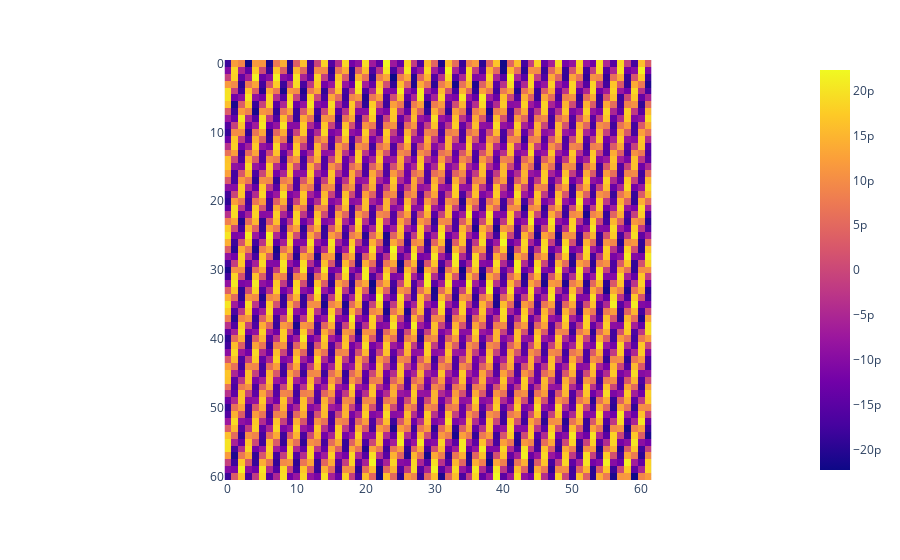

The code cell stored with this chart in its notebook:
### Code cell
px.imshow(np.real(np.fft.fftshift(np.fft.fft2(BdotN))))

### Figure 1 — Plotly figure (JSON) as saved in the notebook; plotly's stock layout.template omitted (floating-point values rounded to 4 significant figures; data arrays with more than 128 entries replaced by an {"elided": "..."} marker saying what was removed)
{"data": [{"coloraxis": "coloraxis", "hovertemplate": "x: %{x}<br>y: %{y}<br>color: %{z}<extra></extra>", "name": "0", "type": "heatmap", "xaxis": "x", "yaxis": "y", "z": {"elided": "61x62 float values"}}], "layout": {"coloraxis": {"colorscale": [[0, "#0d0887"], [0.1111, "#46039f"], [0.2222, "#7201a8"], [0.3333, "#9c179e"], [0.4444, "#bd3786"], [0.5556, "#d8576b"], [0.6667, "#ed7953"], [0.7778, "#fb9f3a"], [0.8889, "#fdca26"], [1, "#f0f921"]]}, "margin": {"t": 60}, "xaxis": {"anchor": "y", "constrain": "domain", "domain": [0, 1], "scaleanchor": "y"}, "yaxis": {"anchor": "x", "autorange": "reversed", "constrain": "domain", "domain": [0, 1]}}}
